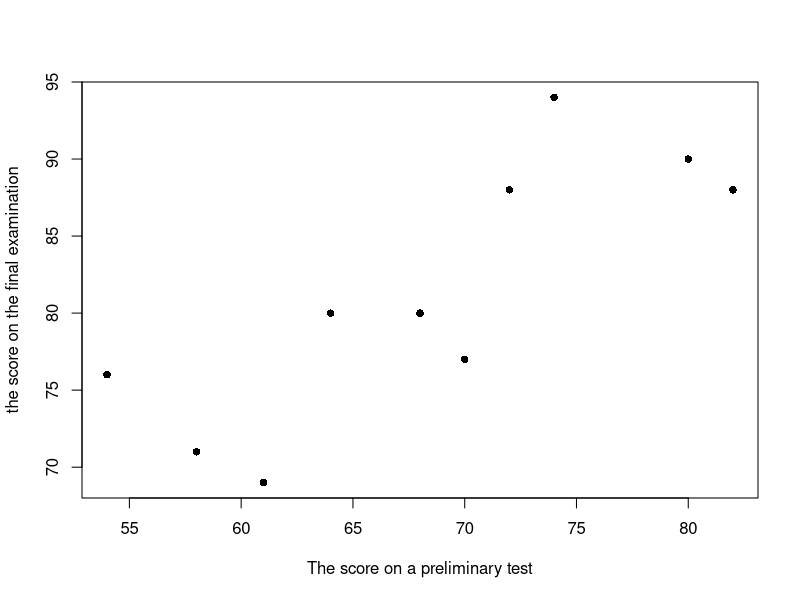
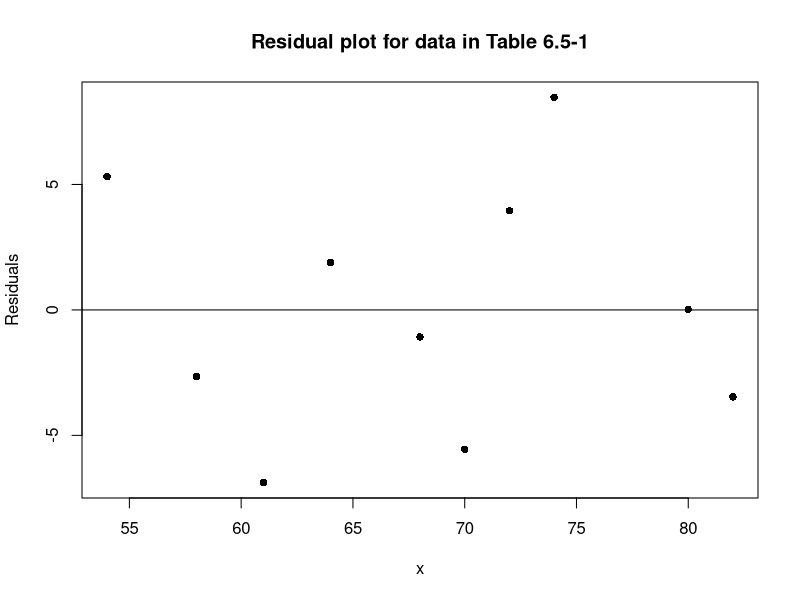
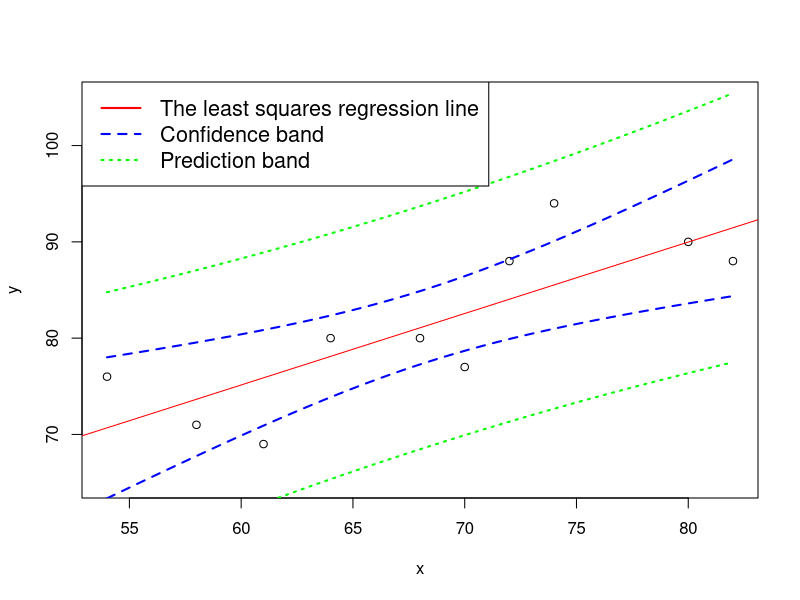

Recreate these plots in R, in order.
x <- c(70, 74, 72, 68, 58, 54, 82, 64, 80, 61)
y <- c(77, 94, 88, 80, 71, 76, 88, 80, 90, 69)

plot(x, y, xlab = "The score on a preliminary test",
  ylab = "the score on the final examination", pch=16)

cor(x,y)

m <- lm(y ~ x)
m

new.x <- x - mean(x)
lm(y ~ new.x)

m1 <- lm(y ~ I(x - mean(x)))
m1

summary(m1)

# MSE
summary(m1)$sigma^2

confint(m1, level = 0.95)

predict(m, newdata = data.frame(x = 60), interval = "confidence")
predict(m, newdata = data.frame(x = 60), interval = "confidence", level = 0.95)

predict(m, newdata = data.frame(x = 60), interval = "predict")

resid(m1)

plot(x,resid(m1),ylab="Residuals",xlab="x", main="Residual plot for data in Table 6.5-1", pch=16)
abline(h=0) #adds a line through the x-axis

#Difference between confidence and prediction intervals
# Predict these data
predx <- data.frame(x = seq(from = min(x), to = max(x), by = 0.1))

# Confidence interval
conf.int <- cbind(predx, predict(m, newdata = predx, interval = "confidence"))

# Prediction interval
pred.int <- cbind(predx, predict(m, newdata = predx, interval = "prediction"))

# Graph
plot(x, y, ylim = c(65, 105))
abline(m, col = "red")
lines(conf.int[,c(1,3)], col="blue", lty=2, lwd = 2)
lines(conf.int[,c(1,4)], col="blue", lty=2, lwd = 2)
lines(pred.int[,c(1,3)], col="green", lty=3, lwd = 2)
lines(pred.int[,c(1,4)], col="green", lty=3, lwd = 2)
legend("topleft", c("The least squares regression line", "Confidence band",
  "Prediction band"), col=c("red", "blue", "green"), lty=c(1:3), cex=1.3, lwd=2)
